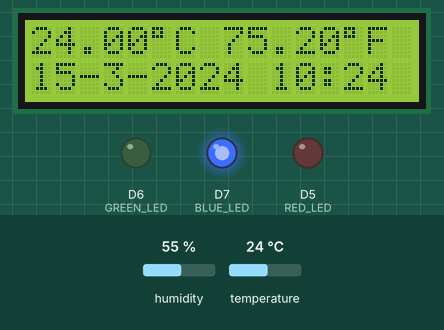
Simulated run of this program. Board: ESP8266 (NodeMCU). Shown: 16×2 character LCD, output pins drawn as LEDs (lit = HIGH). The test bench sets the inputs (shaded band); at power-on: temperature 24 °C, humidity 55 %. WiFi joins after 1.5 s; servers stay silent unless stated; network time is answered at once with the bench clock; the local clock reads 2024-03-15 10:24:30 at power-on unless the program sets it; what the program prints to the serial monitor is not drawn.

Above: at 2.7 s.
2.8 s: temperature set to 21 °C
At 5.2 s:
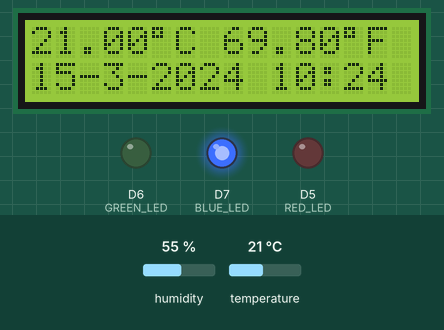
6.7 s: temperature set to 18 °C
At 8.7 s:
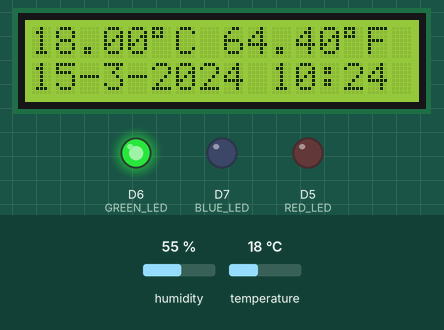
10.6 s: temperature set to 28 °C
At 12.1 s:
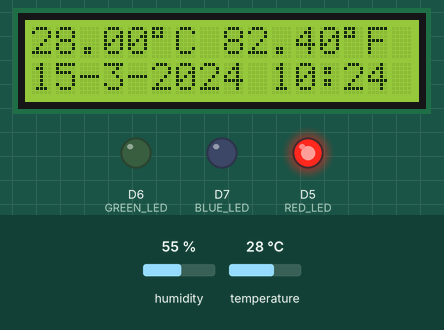
Timing chart, 0 to 13.6 s (numbered marks = the images above; inputs shaded):
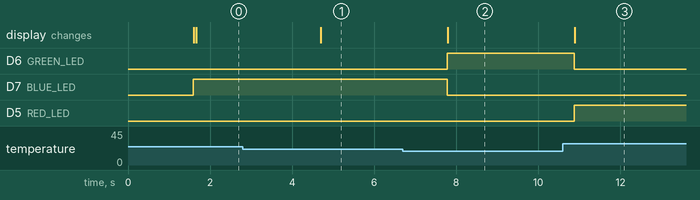

The program:

main.cpp
```cpp
#include <Arduino.h>
#include <Wire.h>
#include <LiquidCrystal_I2C.h>
#include <ESP8266WiFi.h>
#include <NTPClient.h>
#include <WiFiUdp.h>
// #include <SimpleDHT.h>
#include <Adafruit_Sensor.h>
#include <DHT.h>

// Network credentials
const char *ssid = "TP-Link_9144";
const char *password = "Tole1234";

// Define NTP Client to get time
WiFiUDP ntpUDP;
NTPClient timeClient(ntpUDP, "pool.ntp.org");

// Week Days
String weekDays[7] = {"Sunday", "Monday", "Tuesday", "Wednesday", "Thursday", "Friday", "Saturday"};
// Month names
String months[12] = {"January", "February", "March", "April", "May", "June", "July", "August", "September", "October", "November", "December"};

int lcdColumns = 16;
int lcdRows = 2;

LiquidCrystal_I2C lcd(0x27, lcdColumns, lcdRows);


#define DHTTYPE DHT11
DHT dht(D1, DHTTYPE); // instan sensor dht11

#define RED_LED D5
#define GREEN_LED D6
#define BLUE_LED D7


String tempNow = "temperature";
String timeNow = "time";

void setup() {
  Serial.begin(9600);
  Serial.print("Connecting to ");
  Serial.println(ssid);
  WiFi.begin(ssid, password);
  while (WiFi.status() != WL_CONNECTED)
  {
    delay(500);
    Serial.print(".");
  }
  timeClient.begin();
  timeClient.setTimeOffset(25200);

  pinMode(RED_LED, OUTPUT);
  pinMode(GREEN_LED, OUTPUT);
  pinMode(BLUE_LED, OUTPUT);

  Wire.begin(D2, D3);
  lcd.init();
  lcd.backlight();
}


void getTemp(){

  float c = dht.readTemperature();
  float f = dht.readTemperature(true);
  if (isnan(c) || isnan(f))
  {
    lcd.setCursor(0, 0);
    lcd.print("Err Temp");
    Serial.println("Failed to read from DHT sensor!");
    return;
  }

  if(c<20){

    digitalWrite(RED_LED, LOW);
    digitalWrite(GREEN_LED, HIGH);
    digitalWrite(BLUE_LED, LOW);
  }

  else if(c<28){
    digitalWrite(RED_LED, LOW);
    digitalWrite(GREEN_LED, LOW);
    digitalWrite(BLUE_LED, HIGH);
  }

  else if(c>=28){
    digitalWrite(RED_LED, HIGH);
    digitalWrite(GREEN_LED, LOW);
    digitalWrite(BLUE_LED, LOW);
  }

  tempNow = String(c) + char(0b11011111) + "C " + String(f) + char(0b11011111) + "F";
  Serial.println();
  Serial.print("Celcius Temp      : ");
  Serial.print(c);
  Serial.print(" *C, ");
  Serial.println();
  Serial.print("Fahrenheit Temp   : ");
  Serial.print(f);
  Serial.print(" *F, ");
  Serial.println();
  lcd.setCursor(0, 0);
  lcd.print(tempNow);
}

void getTime(){
  timeClient.update();
  time_t epochTime = timeClient.getEpochTime();
  String formattedTime = timeClient.getFormattedTime();
  int currentHour = timeClient.getHours();
  int currentMinute = timeClient.getMinutes();
  int currentSecond = timeClient.getSeconds();
  String weekDay = weekDays[timeClient.getDay()];
  struct tm *ptm = gmtime((time_t *)&epochTime);
  int monthDay = ptm->tm_mday;
  int currentMonth = ptm->tm_mon + 1;
  String currentMonthName = months[currentMonth - 1];
  int currentYear = ptm->tm_year + 1900;
  String currentDate = String(monthDay) + "-" + String(currentMonth) + "-" + String(currentYear);

  timeNow = currentDate + " " + String(currentHour) + ":" + String(currentMinute);
  Serial.println(timeNow);
  Serial.println("------------------------------------");
  lcd.setCursor(0, 1);
  lcd.print(timeNow);
}

void loop() {
  getTemp();
  getTime();
  delay(3000);
}
```

Measured:
- the behaviour switches between 20 and 19 °C on temperature (found by bisection; images 1 and 2)
- after the input at 2.8 s, the display: changes after 1.9 s (image 1)
- after the input at 6.7 s, D6 (GREEN_LED): LOW → HIGH after 1.1 s; D7 (BLUE_LED): HIGH → LOW after 1.1 s; the display: changes after 1.1 s (image 2)
- after the input at 10.6 s, D6 (GREEN_LED): HIGH → LOW after 0.28 s; D5 (RED_LED): LOW → HIGH after 0.28 s; the display: changes after 0.29 s (image 3)
